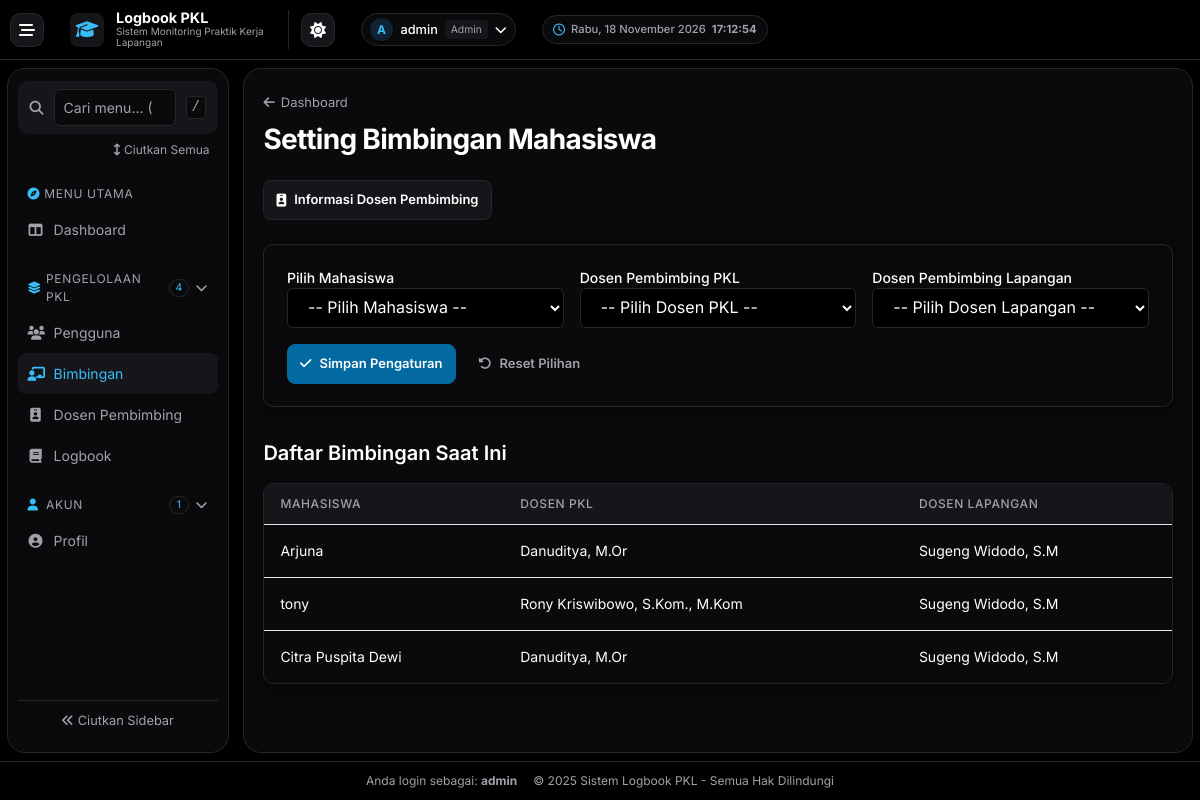
The app's page /admin/bimbingan.php (signed in) with its own data.
### tables this page shows
CREATE TABLE `bimbingan` (
  `id` int(11) NOT NULL,
  `id_mahasiswa` int(11) NOT NULL,
  `id_dospem_pkl` int(11) DEFAULT NULL,
  `id_dospem_lapangan` int(11) DEFAULT NULL
);

CREATE TABLE `users` (
  `id` int(11) NOT NULL,
  `nama` varchar(100) DEFAULT NULL,
  `username` varchar(50) DEFAULT NULL,
  `password` varchar(255) DEFAULT NULL,
  `role` enum('admin','mahasiswa','dosen_pkl','dosen_lapangan') NOT NULL,
  `created_at` timestamp NOT NULL DEFAULT current_timestamp(),
  `remember_token` varchar(64) DEFAULT NULL,
  `prodi` varchar(100) DEFAULT NULL,
  `email_verified` tinyint(1) DEFAULT 0,
  `phone` varchar(15) DEFAULT NULL,
  `profile_image` varchar(255) DEFAULT NULL
);

### admin/bimbingan.php (the view, shortened to what this page needs)
<?php
include '../config/db.php';
$bimbingan_list = $conn->query("
    SELECT b.id_mahasiswa, u.nama AS mahasiswa, pkl.nama AS dospem_pkl, lapangan.nama AS dospem_lapangan
    FROM bimbingan b
    JOIN users u ON b.id_mahasiswa = u.id
    LEFT JOIN users pkl ON b.id_dospem_pkl = pkl.id
    LEFT JOIN users lapangan ON b.id_dospem_lapangan = lapangan.id
");
include '../includes/header.php';
?>
<div class="dashboard-page">
    <div class="admin-list-header">
        <div>
            <a href="dashboard.php" class="admin-list-back">
                <i class="fas fa-arrow-left" aria-hidden="true"></i> Dashboard
            </a>
            <h2 class="dashboard-title">Setting Bimbingan Mahasiswa</h2>
        </div>
    </div>
    <div class="mb-6 flex justify-between items-center">
        <a href="dosen_pembimbing.php" class="admin-button">
            <i class="fas fa-id-badge" aria-hidden="true"></i> Informasi Dosen Pembimbing
        </a>
    </div>
    <div class="dashboard-panel dashboard-section mb-8">
        <form method="post" class="dashboard-form-grid dashboard-form-assignments">
            <div>
                <label class="block text-sm font-medium text-gray-700">Pilih Mahasiswa</label>
                <select name="mahasiswa" required class="w-full px-4 py-2 border border-gray-300 rounded-md">
                    <option value="">-- Pilih Mahasiswa --</option>
                </select>
            </div>
            <div>
                <label class="block text-sm font-medium text-gray-700">Dosen Pembimbing PKL</label>
                <select name="dospem_pkl" required class="w-full px-4 py-2 border border-gray-300 rounded-md">
                    <option value="">-- Pilih Dosen PKL --</option>
                </select>
            </div>
            <div>
                <label class="block text-sm font-medium text-gray-700">Dosen Pembimbing Lapangan</label>
                <select name="dospem_lapangan" required class="w-full px-4 py-2 border border-gray-300 rounded-md">
                    <option value="">-- Pilih Dosen Lapangan --</option>
                </select>
            </div>
            <div class="dashboard-page-toolbar dashboard-form-actions">
                <button type="submit" class="admin-button admin-button-primary">
                    <i class="fas fa-check" aria-hidden="true"></i> Simpan Pengaturan
                </button>
                <button type="reset" class="admin-button admin-button-quiet">
                    <i class="fas fa-rotate-left" aria-hidden="true"></i> Reset Pilihan
                </button>
            </div>
        </form>
    </div>
    <h3 class="text-xl font-semibold text-gray-800 mb-4">Daftar Bimbingan Saat Ini</h3>
    <div class="dashboard-panel dashboard-table-scroll" tabindex="0" role="region" aria-label="Tabel Pengaturan Bimbingan Mahasiswa">
        <table class="min-w-full divide-y divide-gray-200">
            <thead class="bg-gray-50">
                <tr>
                    <th class="px-6 py-3 text-left text-xs font-medium text-gray-500 uppercase tracking-wider">Mahasiswa</th>
                    <th class="px-6 py-3 text-left text-xs font-medium text-gray-500 uppercase tracking-wider">Dosen PKL</th>
                    <th class="px-6 py-3 text-left text-xs font-medium text-gray-500 uppercase tracking-wider">Dosen Lapangan</th>
                </tr>
            </thead>
            <tbody class="bg-white divide-y divide-gray-200">
                <?php while ($row = $bimbingan_list->fetch_assoc()): ?>
                    <tr>
                        <td class="px-6 py-4 whitespace-nowrap text-sm text-gray-900"><?= htmlspecialchars($row['mahasiswa']) ?></td>
                        <td class="px-6 py-4 whitespace-nowrap text-sm text-gray-700"><?= htmlspecialchars($row['dospem_pkl']) ?: '–' ?></td>
                        <td class="px-6 py-4 whitespace-nowrap text-sm text-gray-700"><?= htmlspecialchars($row['dospem_lapangan']) ?: '–' ?></td>
                    </tr>
                <?php endwhile; ?>
            </tbody>
        </table>
    </div>
</div>
<?php include '../includes/footer.php'; ?>

### assets/css/dashboard.css (style rules this page uses)
body.pkl-dashboard { --dashboard-bg: #000; --dashboard-surface: #0a0a0c; --dashboard-raised: #16161a; --dashboard-border: #27272a; --dashboard-text: #fff; --dashboard-muted: #a1a1aa; --dashboard-accent: #38bdf8; --dashboard-success: #86efac; --dashboard-warning: #fde68a; --dashboard-danger: #fda4af; --dashboard-purple: #d8b4fe; --dashboard-avatar: #102334; --dashboard-warning-bg: #3b3019; --dashboard-success-bg: #17352b; --dashboard-danger-bg: #3e222d; --dashboard-kpi-warning: #f59e0b; --dashboard-kpi-warning-bg: #30230e; --dashboard-shadow: 0 4px 14px rgb(0 0 0 / 55%); color-scheme: dark; background: var(--dashboard-bg); color: var(--dashboard-text); display: flex; flex-direction: column; }
@media (min-width: 900px) { .pkl-dashboard { height: 100dvh; overflow: hidden; } }
.pkl-dashboard .dashboard-title { color: var(--dashboard-text); font-size: clamp(1.375rem, 3vw, 1.75rem); letter-spacing: -.025em; }
.pkl-dashboard .dashboard-panel, .pkl-dashboard .dashboard-card, .pkl-dashboard .dashboard-action { background: var(--dashboard-surface); border: 1px solid var(--dashboard-border); border-radius: 10px; box-shadow: var(--dashboard-shadow); }
.pkl-dashboard .text-gray-900, .pkl-dashboard .text-gray-800, .pkl-dashboard .text-gray-700 { color: var(--dashboard-text); }
.pkl-dashboard .text-gray-500, .pkl-dashboard .text-gray-400 { color: var(--dashboard-muted); }
.pkl-dashboard .dashboard-table-scroll { overflow-x: auto; }
.dashboard-layout > main .dashboard-panel { min-width: 0; }
.pkl-dashboard .dashboard-panel .border-gray-200, .pkl-dashboard tbody > tr + tr { border-color: var(--dashboard-border); }
.pkl-dashboard table, .pkl-dashboard tbody { background: var(--dashboard-surface); }
.pkl-dashboard thead { background: var(--dashboard-raised); }
.pkl-dashboard table th, .pkl-dashboard table td { padding-inline: 1rem; }
.dashboard-page { width: 100%; min-width: 0; }
.dashboard-section { padding: clamp(.875rem, 2.5cqi, 1.5rem); }
.dashboard-page-toolbar, .dashboard-filter { display: flex; align-items: center; flex-wrap: wrap; gap: .625rem; }
.dashboard-page-toolbar { justify-content: space-between; }
.dashboard-form-grid, .dashboard-fields { display: grid; grid-template-columns: minmax(0, 1fr); gap: 1rem; }
.dashboard-form-grid > *, .dashboard-fields > * { min-width: 0; }
.dashboard-form-grid > :last-child { grid-column: 1 / -1; }
.dashboard-form-actions { justify-content: flex-start; }
.dashboard-layout > main :is(input:not([type="file"], [type="hidden"], [type="checkbox"], [type="radio"]), select, textarea) { color: var(--dashboard-text); background: var(--dashboard-bg); border-color: var(--dashboard-border); max-width: 100%; }
.dashboard-layout > main :is(.border, .border-t, .border-b) { border-color: var(--dashboard-border); }
.dashboard-layout > main .bg-white { background: var(--dashboard-surface); }
.dashboard-layout > main .bg-gray-50 { background: var(--dashboard-raised); }
.admin-list-header, .admin-list-filter, .users-actions { display: flex; align-items: center; gap: .5rem; }
.admin-list-header { justify-content: space-between; align-items: end; flex-wrap: wrap; gap: 1rem; margin-bottom: 1.25rem; }
.admin-list-header h2 { font-weight: 700; }
.admin-list-back { display: inline-flex; align-items: center; gap: .375rem; margin-bottom: .375rem; color: var(--dashboard-muted); font-size: .8125rem; }
.admin-button { display: inline-flex; align-items: center; justify-content: center; gap: .5rem; min-height: 2.5rem; padding: .375rem .75rem; border: 1px solid var(--dashboard-border); border-radius: .5rem; background: var(--dashboard-raised); color: var(--dashboard-text); font-size: .8125rem; font-weight: 600; white-space: nowrap; transition: background-color .15s, color .15s, border-color .15s; }
.admin-button-primary { background: #0369a1; border-color: #0369a1; color: #fff; }
.admin-button-quiet, .admin-button-danger { background: transparent; border-color: transparent; }
.admin-button-quiet { color: var(--dashboard-muted); }

### includes/header.php (style rules this page uses)
body { font-family: 'Inter', sans-serif; }

### records on screen
bimbingan: id_mahasiswa.nama "Arjuna", id_dospem_pkl.nama "Danuditya, M.Or", id_dospem_lapangan.nama "Sugeng Widodo, S.M"
bimbingan: id_mahasiswa.nama "tony", id_dospem_pkl.nama "Rony Kriswibowo, S.Kom., M.Kom", id_dospem_lapangan.nama "Sugeng Widodo, S.M"
bimbingan: id_mahasiswa.nama "Citra Puspita Dewi", id_dospem_pkl.nama "Danuditya, M.Or", id_dospem_lapangan.nama "Sugeng Widodo, S.M"

### other values on screen
substr($_SESSION['user']['nama'], 0, 1) "A"
$_SESSION['user']['nama'] "admin"
$current_role "Admin"
$label_link "Dashboard"
$label "PENGELOLAAN PKL"
count($links) "4"
$label_link "Pengguna"
$label_link "Bimbingan"
$label_link "Dosen Pembimbing"
$label_link "Logbook"
$label "AKUN"
count($links) "1"
$label_link "Profil"
